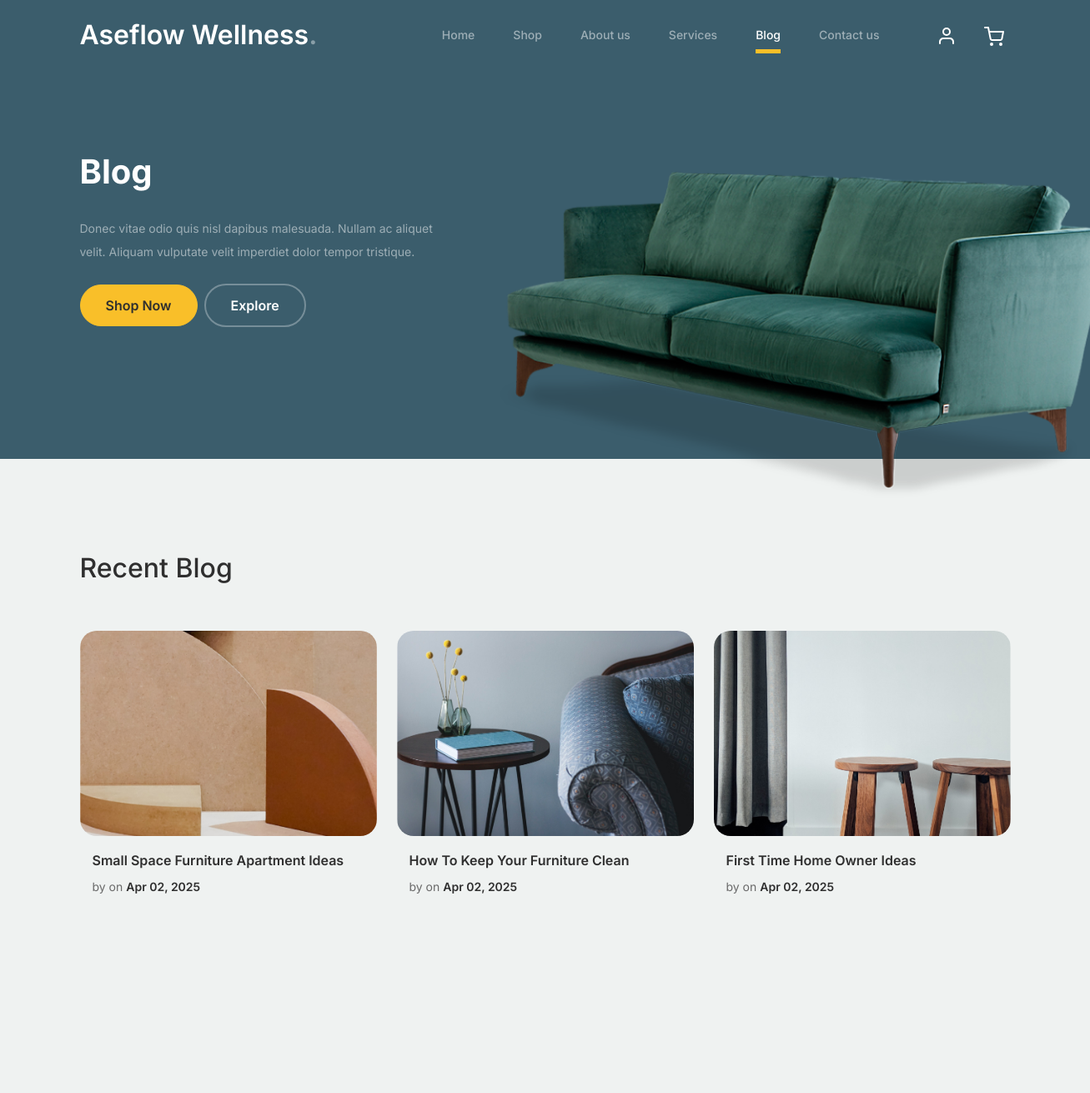
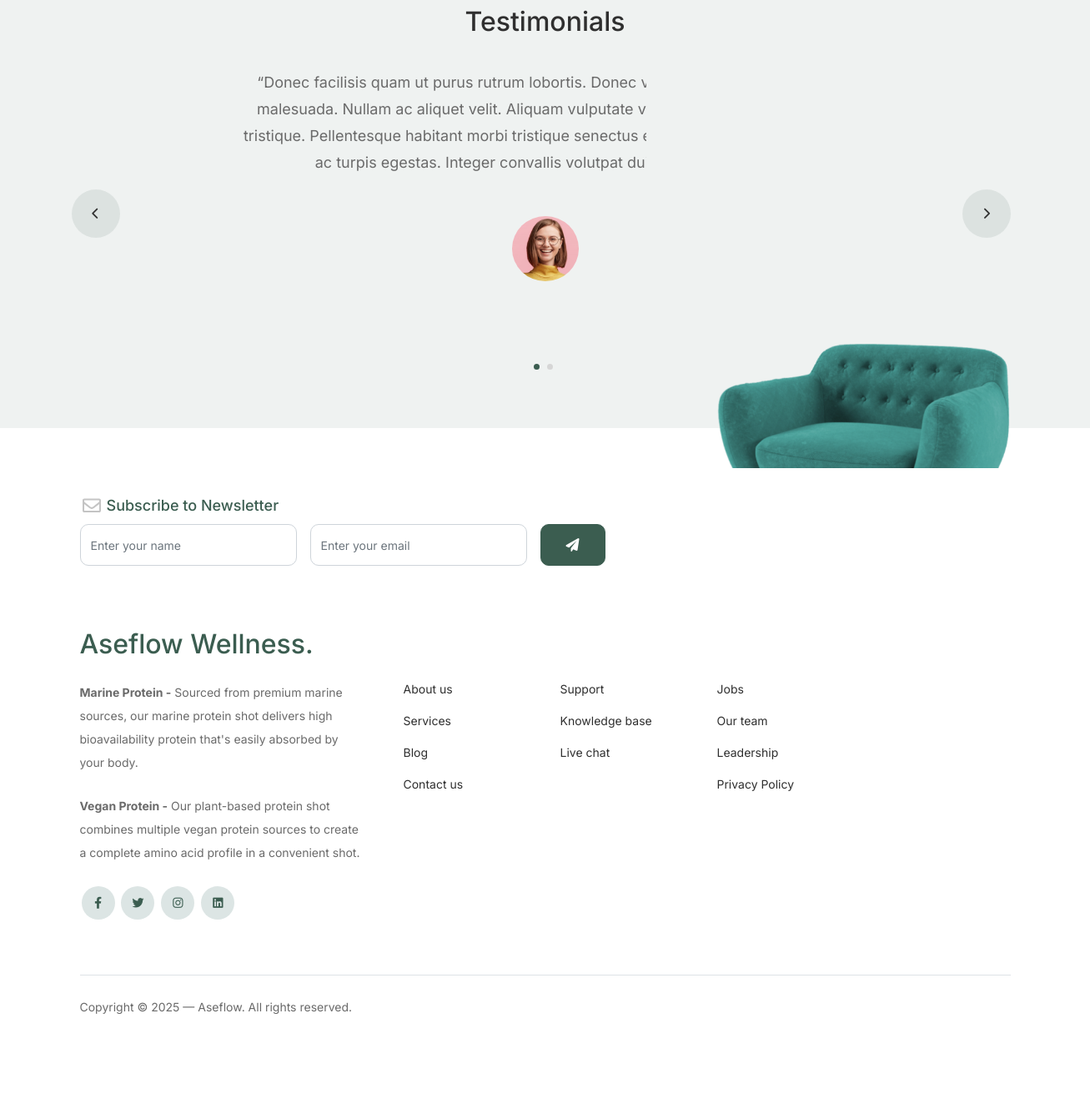
Screenshot of /blog/ with the database file from the repository (2 pictures, top to bottom).
### core/models.py (models this page shows, shortened)
class Post(models.Model):
    title = models.CharField(max_length=255)
    author = models.ForeignKey(User, on_delete=models.CASCADE, related_name='posts')
    created_at = models.DateTimeField(auto_now=True)
    image = models.ImageField(upload_to='posts/')

class Testimonial(models.Model):
    user = models.ForeignKey(User, on_delete=models.CASCADE, related_name='testimonials')
    job = models.CharField(max_length=50)
    review = models.TextField()
    image = models.ImageField(upload_to='testimonials/', null=True, blank=True)

### core/views.py (the view)
# urls.py: path('blog/', blog_view, name='blog'),
def blog_view(request):
    context = {
        'posts': Post.objects.select_related('author').all().order_by('-created_at'),
        'testimonials': Testimonial.objects.select_related('user').all()
    }
    return render(request, 'core/blog.html', context)

### templates/core/blog.html (shortened to what this page needs)
{% load static %}
<!doctype html>
<html lang="en">
<head>
		<link href="{% static 'css/bootstrap.min.css' %}" rel="stylesheet">
		<link href="https://cdnjs.cloudflare.com/ajax/libs/font-awesome/6.0.0-beta3/css/all.min.css" rel="stylesheet">
		<link href="{% static 'css/tiny-slider.css' %}" rel="stylesheet">
		<link href="{% static 'css/style.css' %}" rel="stylesheet">
	</head>
	<body>
		<nav class="custom-navbar navbar navbar navbar-expand-md navbar-dark bg-dark" arial-label="Furni navigation bar">
			<div class="container">
				<a class="navbar-brand" href="{% url 'home' %}">Aseflow Wellness<span>.</span></a>
				<div class="collapse navbar-collapse" id="navbarsFurni">
					<ul class="custom-navbar-nav navbar-nav ms-auto mb-2 mb-md-0">
						<li class="nav-item">
							<a class="nav-link" href="{% url 'home' %}">Home</a>
						</li>
						<li><a class="nav-link" href="{% url 'shop' %}">Shop</a></li>
						<li><a class="nav-link" href="{% url 'about' %}">About us</a></li>
						<li><a class="nav-link" href="{% url 'services' %}">Services</a></li>
						<li class="active"><a class="nav-link" href="{% url 'blog' %}">Blog</a></li>
						<li><a class="nav-link" href="{% url 'contact' %}">Contact us</a></li>
					</ul>
					<ul class="custom-navbar-cta navbar-nav mb-2 mb-md-0 ms-5">
                        <li><a class="nav-link" href="{% if request.user.username %} {% url 'logout' %} {% else %} {% url 'login' %} {% endif %}"><img src="{% static 'images/user.svg' %}"></a></li>
						<li><a class="nav-link" href="{% url 'cart' %}"><img src="{% static 'images/cart.svg' %}"></a></li>
					</ul>
				</div>
			</div>
		</nav>
			<div class="hero">
				<div class="container">
					<div class="row justify-content-between">
						<div class="col-lg-5">
							<div class="intro-excerpt">
								<h1>Blog</h1>
								<p class="mb-4">Donec vitae odio quis nisl dapibus malesuada. Nullam ac aliquet velit. Aliquam vulputate velit imperdiet dolor tempor tristique.</p>
								<p><a href="" class="btn btn-secondary me-2">Shop Now</a><a href="#" class="btn btn-white-outline">Explore</a></p>
							</div>
						</div>
						<div class="col-lg-7">
							<div class="hero-img-wrap">
								<img src="{% static 'images/couch.png' %}" class="img-fluid">
							</div>
						</div>
					</div>
				</div>
			</div>
		<div class="blog-section">
			<div class="container">
				<div class="row mb-5">
					<div class="col-md-6">
						<h2 class="section-title">Recent Blog</h2>
					</div>
				</div>
				<div class="row">
                    {% for post in posts %}
					<div class="col-12 col-sm-6 col-md-4 mb-4 mb-md-0">
						<div class="post-entry">
							<a href="#" class="post-thumbnail"><img src="{{ post.image.url }}" alt="Image" class="img-fluid"></a>
							<div class="post-content-entry">
								<h3><a href="#">{{ post.title }}</a></h3>
								<div class="meta">
									<span>by <a href="#">{{ post.author.get_full_name }}</a></span> <span>on <a href="#">{{ post.created_at|date:"M d, Y" }}</a></span>
								</div>
							</div>
						</div>
					</div>
                    {% endfor %}
				</div>
			</div>
		</div>
		<div class="testimonial-section">
			<div class="container">
				<div class="row">
					<div class="col-lg-7 mx-auto text-center">
						<h2 class="section-title">Testimonials</h2>
					</div>
				</div>
				<div class="row justify-content-center">
					<div class="col-lg-12">
						<div class="testimonial-slider-wrap text-center">
							<div id="testimonial-nav">
								<span class="prev" data-controls="prev"><span class="fa fa-chevron-left"></span></span>
								<span class="next" data-controls="next"><span class="fa fa-chevron-right"></span></span>
							</div>
							<div class="testimonial-slider">
								{% for testimonial in testimonials %}
								    <div class="item">
									<div class="row justify-content-center">
										<div class="col-lg-8 mx-auto">
											<div class="testimonial-block text-center">
												<blockquote class="mb-5">
													<p>&ldquo;{{ testimonial.review }}&rdquo;</p>
												</blockquote>
												<div class="author-info">
													<div class="author-pic">
														<img src="{{ testimonial.image.url }}" alt="Maria Jones" class="img-fluid">
													</div>
													<span class="position d-block mb-3">CEO, Co-Founder, XYZ Inc.</span>
												</div>
											</div>
										</div>
									</div>
								</div>
								{% endfor %}
							</div>
						</div>
					</div>
				</div>
			</div>
		</div>
		<footer class="footer-section">
			<div class="container relative">
				<div class="sofa-img">
					<img src="{% static 'images/sofa.png' %}" alt="Image" class="img-fluid">
				</div>
                    <div class="row">
					<div class="col-lg-8">
						<div class="subscription-form">
							<h3 class="d-flex align-items-center"><span class="me-1"><img src="{% static 'images/envelope-outline.svg' %}" alt="Image" class="img-fluid"></span><span>Subscribe to Newsletter</span></h3>
							<form action="{% url 'home' %}?page=blog" class="row g-3" method="post">
								<div class="col-auto">
									<input type="text" class="form-control" placeholder="Enter your name" name="name">
								</div>
								<div class="col-auto">
									<input type="email" class="form-control" placeholder="Enter your email" name="email">
								</div>
								<div class="col-auto">
									<button class="btn btn-primary" type="submit">
										<span class="fa fa-paper-plane"></span>
									</button>
								</div>
							</form>
						</div>
					</div>
				</div>
				<div class="row g-5 mb-5">
					<div class="col-lg-4">
						<div class="mb-4 footer-logo-wrap"><a href="#" class="footer-logo">Aseflow Wellness<span>.</span></a></div>
						<p class="mb-4"> <strong>Marine Protein -</strong> Sourced from premium marine sources, our marine protein shot delivers high bioavailability protein that's easily absorbed by your body.</p>
						<p class="mb-4"> <strong>Vegan Protein -</strong> Our plant-based protein shot combines multiple vegan protein sources to create a complete amino acid profile in a convenient shot.</p>
						<ul class="list-unstyled custom-social">
							<li><a href="#"><span class="fa fa-brands fa-facebook-f"></span></a></li>
							<li><a href="#"><span class="fa fa-brands fa-twitter"></span></a></li>
							<li><a href="#"><span class="fa fa-brands fa-instagram"></span></a></li>
							<li><a href="#"><span class="fa fa-brands fa-linkedin"></span></a></li>
						</ul>
					</div>
					<div class="col-lg-8">
						<div class="row links-wrap">
							<div class="col-6 col-sm-6 col-md-3">
								<ul class="list-unstyled">
									<li><a href="#">About us</a></li>
									<li><a href="#">Services</a></li>
									<li><a href="#">Blog</a></li>
									<li><a href="#">Contact us</a></li>
								</ul>
							</div>
							<div class="col-6 col-sm-6 col-md-3">
								<ul class="list-unstyled">
									<li><a href="#">Support</a></li>
									<li><a href="#">Knowledge base</a></li>
									<li><a href="#">Live chat</a></li>
								</ul>
							</div>
							<div class="col-6 col-sm-6 col-md-3">
								<ul class="list-unstyled">
									<li><a href="#">Jobs</a></li>
									<li><a href="#">Our team</a></li>
									<li><a href="#">Leadership</a></li>
									<li><a href="#">Privacy Policy</a></li>
								</ul>
							</div>
						</div>
					</div>
				</div>
				<div class="border-top copyright">
					<div class="row pt-4">
						<div class="col-lg-6">
							<p class="mb-2 text-center text-lg-start">Copyright &copy; <script>document.write(new Date().getFullYear());</script> &mdash; Aseflow. All rights reserved.</p></p>
						</div>
						<div class="col-lg-6 text-center text-lg-end">
						</div>
					</div>
				</div>
			</div>
		</footer>
	</body>
</html>

### static/css/tiny-slider.css (style rules this page uses)
.tns-slider { -webkit-transition:all 0s;-moz-transition:all 0s;transition:all 0s }
.tns-slider>.tns-item { -webkit-box-sizing:border-box;-moz-box-sizing:border-box;box-sizing:border-box }
.tns-horizontal.tns-subpixel { white-space:nowrap }
.tns-horizontal.tns-subpixel>.tns-item { display:inline-block;vertical-align:top;white-space:normal }

### rows the page displays
Post: image (picture), title "Small Space Furniture Apartment Ideas", created_at "Apr 02, 2025"
Post: image (picture), title "How To Keep Your Furniture Clean", created_at "Apr 02, 2025"
Post: image (picture), title "First Time Home Owner Ideas", created_at "Apr 02, 2025"
Testimonial: review "Donec facilisis quam ut purus rutrum lobortis. Donec vitae odio quis nisl dapibus malesuada. Nullam ac aliquet velit. Aliquam vulputate velit imperdiet dolor tempor tristique. Pellentesque habitant morbi tristique senectus et netus et malesuada fames ac turpis egestas. Integer convallis volutpat dui quis scelerisque", image (picture)
